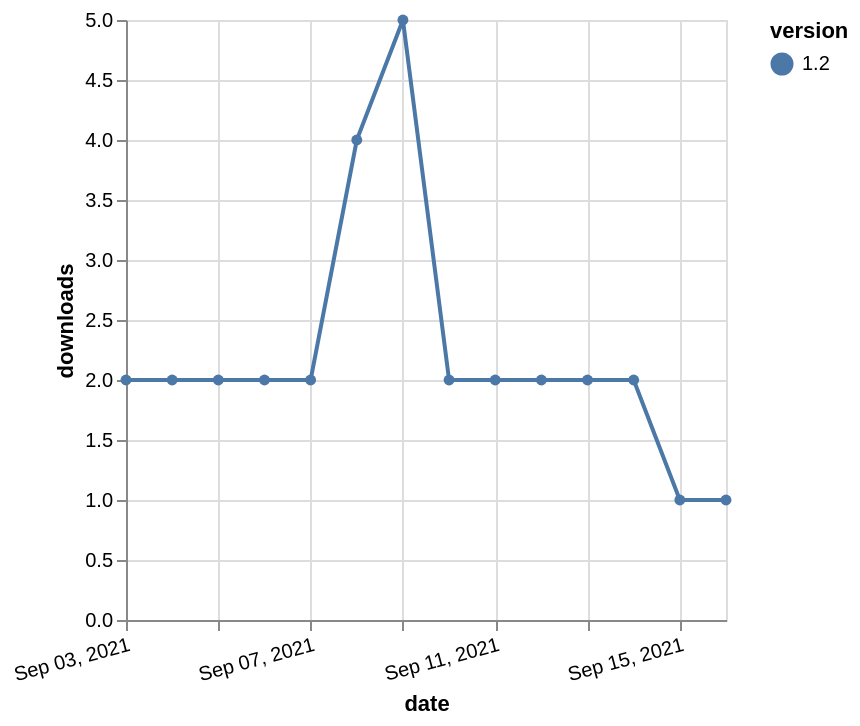

Vega-Lite specification for this chart:
### Vega-Lite specification from a JSON file in a GitHub repository (floating-point values rounded to 4 significant figures)
{"$schema": "https://vega.github.io/schema/vega-lite/v5.json", "description": "A simple bar chart with embedded data.", "data": {"values": [{"date": "2021-09-03", "total": 4440, "delta": 2, "version": "1.2"}, {"date": "2021-09-04", "total": 4442, "delta": 2, "version": "1.2"}, {"date": "2021-09-05", "total": 4444, "delta": 2, "version": "1.2"}, {"date": "2021-09-06", "total": 4446, "delta": 2, "version": "1.2"}, {"date": "2021-09-07", "total": 4448, "delta": 2, "version": "1.2"}, {"date": "2021-09-08", "total": 4452, "delta": 4, "version": "1.2"}, {"date": "2021-09-09", "total": 4457, "delta": 5, "version": "1.2"}, {"date": "2021-09-10", "total": 4459, "delta": 2, "version": "1.2"}, {"date": "2021-09-11", "total": 4461, "delta": 2, "version": "1.2"}, {"date": "2021-09-12", "total": 4463, "delta": 2, "version": "1.2"}, {"date": "2021-09-13", "total": 4465, "delta": 2, "version": "1.2"}, {"date": "2021-09-14", "total": 4467, "delta": 2, "version": "1.2"}, {"date": "2021-09-15", "total": 4468, "delta": 1, "version": "1.2"}, {"date": "2021-09-16", "total": 4469, "delta": 1, "version": "1.2"}]}, "width": "container", "mark": {"type": "line", "point": {"filled": true}}, "encoding": {"x": {"field": "date", "type": "temporal", "timeUnit": "yearmonthdate", "title": "date", "axis": {"labelAngle": -15}}, "y": {"field": "delta", "type": "quantitative", "title": "downloads"}, "color": {"field": "version", "type": "nominal"}, "tooltip": {"field": "delta"}}}
